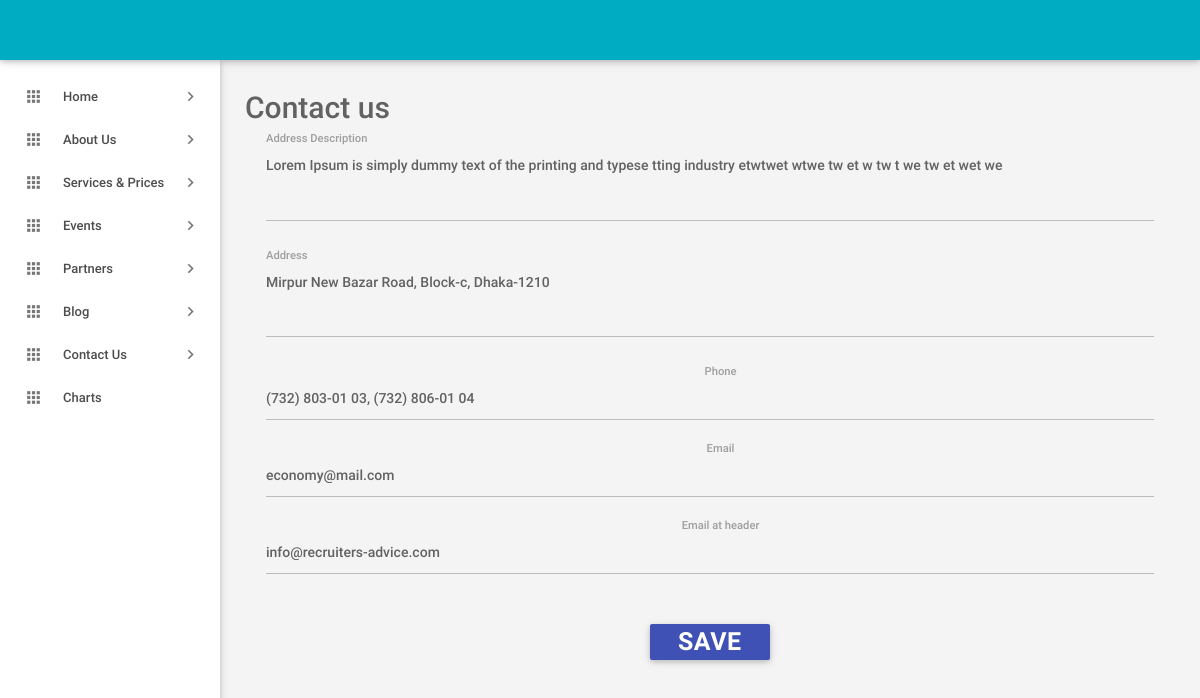
The page /RA-ADMIN/contact_us.php on the database its author committed.
### tables this page shows
CREATE TABLE IF NOT EXISTS `Contact_us` (
  `id` int(20) NOT NULL AUTO_INCREMENT,
  `Address_des` varchar(5000) NOT NULL,
  `Address_short` varchar(500) NOT NULL,
  `Phone` varchar(50) NOT NULL,
  `Email` varchar(50) NOT NULL,
  `head_mail` varchar(50) NOT NULL,
  PRIMARY KEY (`id`)
);

### RA-ADMIN/contact_us.php (the view, shortened to what this page needs)
<?php
include_once('header.php');
include_once('sidebar.php');
$data="SELECT * FROM Contact_us";
$val=mysql_query($data);
$r=mysql_fetch_array($val);
?>
<main class="mn-inner">
    <span style="font-size: 30px;">Contact us</span>
    <form  action="contact_us.php" method="post" >
    <div class="row">
        <div class="col s12" align="center">
            <div class="input-field col s12">
                <textarea id="add_des" name="add_des" class="materialize-textarea" ><?php echo $r['Address_des'];?></textarea>
                <label for="add_des" >Address Description</label>
            </div>
            <div class="input-field col s12">
                <textarea id="address" name="address" class="materialize-textarea" ><?php echo $r['Address_short'];?></textarea>
                <label for="address" >Address</label>
            </div>
            <div class="input-field col s12">
                <input id="phone" name="phone" type="text" value="<?php echo $r['Phone']; ?>" class="validate">
                <label for="phone" class="">Phone</label>
            </div>
            <div class="input-field col s12">
                <input id="email" name="email" type="email" value="<?php echo $r['Email']; ?>" class="validate">
                <label for="email" class="">Email</label>
            </div>
            <div class="input-field col s12">
                <input id="hemail" name="hemail" type="email" value="<?php echo $r['head_mail']; ?>" class="validate">
                <label for="hemail" class="">Email at header</label>
            </div>
            <button style="margin-top: 30px;" class="waves-effect waves-light btn indigo m-b-xs"  name="save" type="submit"><b style="font-size:25px;">SAVE</b></button>
        </div>
    </div>
        </form>
</main>
<?php
include_once('footer.php');
?>

### rows shown on the page
contact_us: add_des "Lorem Ipsum is simply dummy text of the printing and typese tting industry etwtwet wtwe tw et w tw t we tw et wet we", address "Mirpur New Bazar Road, Block-c, Dhaka-1210", phone "(732) 803-01 03, (732) 806-01 04", email "economy@mail.com", hemail "info@recruiters-advice.com"
